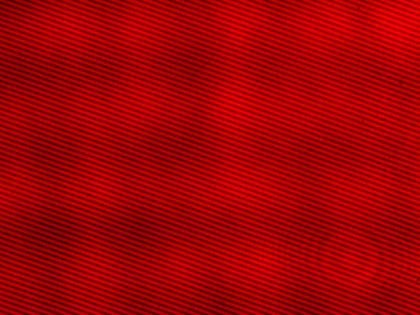
%> input picture Picture1.png, 420 x 315 px, shrunk from 642 x 481 before the run
$ octave code_v2.m   (GNU Octave 9; MATLAB toolbox functions it lacks are replaced by stand-ins)
%> lines starting %> are read from the running program, lines starting %| are printed output that depends on the picture
clc; clear; close all;

%% =========================================================================
%  1. CẤU HÌNH THAM SỐ TỔNG (PARAMETERS CONFIGURATION)
% =========================================================================
cfg.defaultFolder = 'D:\tuan\sync_img_github\Sync_img\data_14_4_2026\mau2_30x\sau_lam_sach_Copy';
% Tham số Tiền xử lý & Nhị phân
cfg.gaussSigma       = 1;     % Độ làm mượt ảnh
cfg.sensCoef         = 0.6;   % Hệ số nhạy adaptive threshold
cfg.neighborhoodSize = 51;    % Kích thước vùng lân cận (phải là số lẻ)
% Tham số Skeleton & Làm sạch
cfg.minBranchLen1    = 8;     % Xóa nhánh cụt (bước 1)
cfg.minBranchLen2    = 30;    % Xóa nhánh cụt (bước 2 - sau khi clear branchpoints)
cfg.hBridgeMinLen    = 31;    % Ngưỡng độ dài tháo khớp H-Bridge
cfg.hBridgeRadius    = 4;     % Bán kính dãn nở tìm điểm nút
% BẢNG THAM SỐ NỐI VÂN
cfg.connectParams = [
    12,  6, cosd(15);
    12, 12, cosd(15);
    12, 25, cosd(30);
     5, 50, cosd(40);
    20, 50, cosd(15);
    20, 50, cosd(30);
    20, 50, cosd(30);
    20, 60, cosd(80)
];
% Tham số nối biên & Crop
cfg.borderMargin     = 30;
cfg.borderExtLen     = 30;
cfg.cropOffset       = 15;
cfg.finalOffset      = 7;

%% =========================================================================
%  2. ĐỌC NHIỀU FILE VÀ TẠO VÒNG LẶP (BATCH PROCESSING)
% =========================================================================
% Cho phép chọn nhiều file cùng lúc ('MultiSelect', 'on')
[filenames, folderPath] = uigetfile({'*.bmp;*.png;*.jpg'}, 'Chọn các file ảnh (có thể bôi đen chọn nhiều file)', cfg.defaultFolder, 'MultiSelect', 'on');
%> the answer given: ../Picture1.png
if isequal(filenames, 0)
    disp('Bạn đã hủy. Dừng chương trình.'); return;
end

% Nếu chỉ chọn 1 file, filenames là chuỗi -> Chuyển thành cell array
if ischar(filenames)
    filenames = {filenames};
end

numFiles = length(filenames);
fprintf('Đã chọn %d file data để xử lý.\n', numFiles);

% Biến cờ để lưu tọa độ Crop của ảnh đầu tiên
savedCrop = false;
fourierCoords = []; % <--- Thêm dòng này để chuẩn bị lưu tọa độ phổ
%% BẮT ĐẦU VÒNG LẶP CHO TỪNG FILE
for imgIdx = 1:numFiles
    imgPath = fullfile(folderPath, filenames{imgIdx});
    fprintf('\n======================================================\n');
    fprintf('ĐANG XỬ LÝ FILE %d/%d: %s\n', imgIdx, numFiles, filenames{imgIdx});

    % Đọc và xoay ảnh
    hologram_original = imread(imgPath);
%> hologram_original is the input picture: size 315x420x3 uint8; mean R, G, B 161.4, 0.1, 2
    if size(hologram_original, 3) == 3
        hologram_original = rgb2gray(hologram_original);
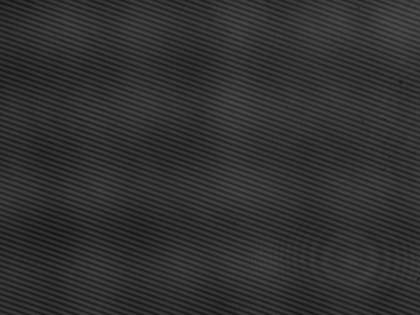
%> hologram_original: size 315x420 uint8; min 19, max 76, mean 48.5
    end
    hologram_original = rot90(hologram_original, 1);
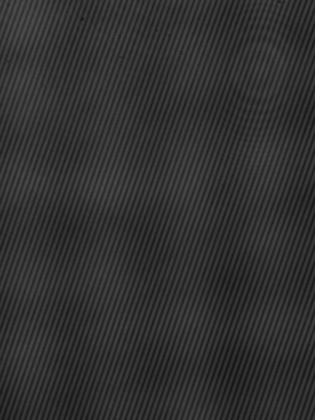
%> hologram_original: size 420x315 uint8; min 19, max 76, mean 48.5; mean of the top-left, top-right, bottom-left and bottom-right quarters 52.8, 49.1, 47, 45.3
    hologram = hologram_original;

    % Lọc nhiễu và cân bằng sáng
    hologram = imgaussfilt(hologram, cfg.gaussSigma);
    hologram = adapthisteq(hologram);
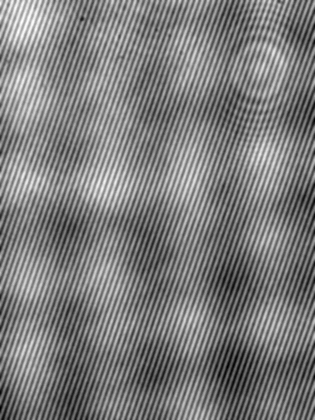
%> hologram: size 420x315 uint8; min 0, max 255, mean 123.9

    %% =========================================================================
    %  3. NHỊ PHÂN HÓA VÀ TRÍCH XUẤT XƯƠNG (BINARIZATION & SKELETONIZATION)
    % =========================================================================
    disp('Đang thực hiện Binarize và Skeletonize...');
    T = adaptthresh(hologram, cfg.sensCoef, 'NeighborhoodSize', [cfg.neighborhoodSize cfg.neighborhoodSize], 'Statistic', 'median');
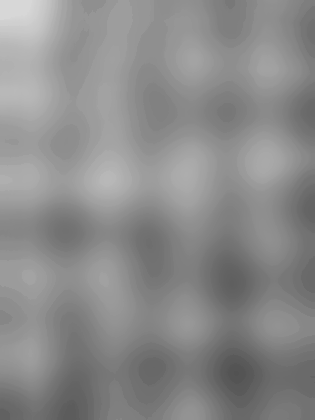
%> T: size 420x315 double; min 0.325, max 0.843, mean 0.545
    BW = imbinarize(hologram, T);
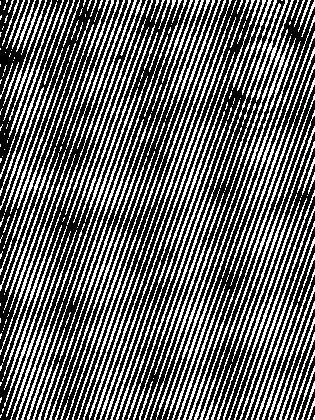
%> BW: size 420x315 logical; 38.6% white in thin lines or dots

    % Open và bóc tách
    BW = imopen(BW, strel('disk', 1));
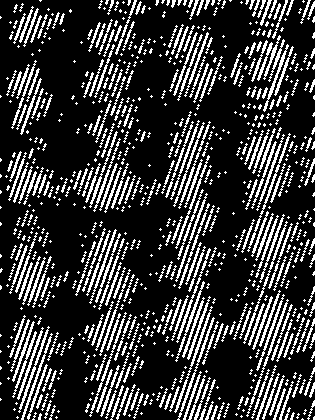
%> BW: size 420x315 logical; 22% white in thin lines or dots
%> (the run ends here)
